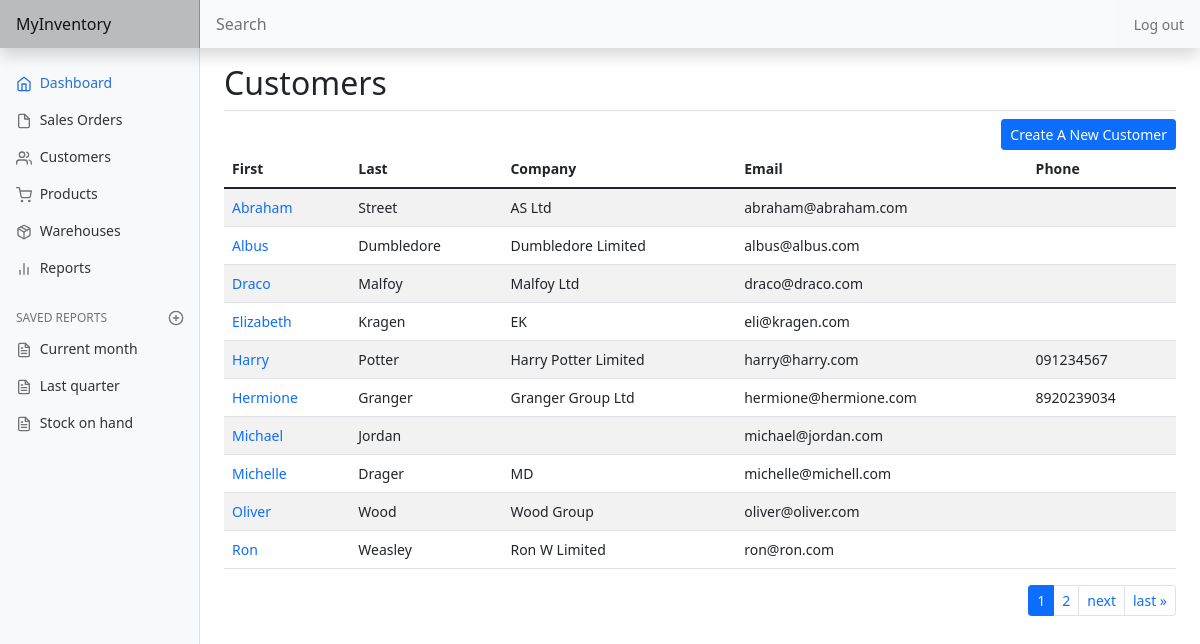
The page /customer/list (signed in) on the database its author committed.
### inventory/models.py (models this page shows, shortened)
class Customer(models.Model):
    user = models.ForeignKey(User, on_delete=CASCADE, related_name="customers")
    first_name = models.CharField(max_length=50)
    last_name = models.CharField(max_length=50)
    company = models.CharField(blank=True, max_length=100)
    email = models.EmailField()
    phone = models.CharField(blank=True, max_length=20)
    note = models.CharField(blank=True, max_length=256)
    billing_street = models.CharField(blank=True, max_length=128)
    billing_suburb = models.CharField(blank=True, max_length=64)
    billing_city = models.CharField(blank=True, max_length=64)
    billing_postcode = models.CharField(blank=True, max_length=8)
    billing_country = models.CharField(blank=True, max_length=64)
    shipping_street = models.CharField(blank=True, max_length=128)
    shipping_suburb = models.CharField(blank=True, max_length=64)
    shipping_city = models.CharField(blank=True, max_length=64)
    shipping_postcode = models.CharField(blank=True, max_length=6)
    shipping_country = models.CharField(blank=True, max_length=64)
    timestamp = models.DateTimeField(auto_now_add=True)

### inventory/views.py (the view)
# urls.py: path('customer/list', views.list_customer, name="list_customer"),
@login_required
def list_customer(request):
    if not request.user.is_authenticated:
        return JsonResponse(status=404)
    customers = Customer.objects.filter(
        user=request.user).order_by('first_name')
    return render(request, "inventory/customer_list.html", {
        "page_obj": paginate_items(request, customers)
    })

### inventory/util.py (called while the page is built)
def paginate_items(request, items):
    paginator = Paginator(items, ITEMS_PER_PAGE)
    page_number = request.GET.get('page')
    page_obj = paginator.get_page(page_number)
    return page_obj

### inventory/templates/inventory/customer_list.html (shortened to what this page needs)
{% extends 'inventory/layout.html' %}
{% block body %}
    <h2>Customers</h2>
    <div class="d-flex justify-content-end border-top pt-2">
        <a class="btn btn-sm btn-primary" href="{% url 'create_customer' %}">Create A New Customer</a>
    </div>
    {% if not page_obj.object_list %}
        <span class="pagination">No customers.</span>
    {% else %}
        <div class="table-responsive-md">
            <table class="table table-striped table-hover">
                <thead>
                    <tr class="table-striped">
                        <th scope="col">First</th>
                        <th scope="col">Last</th>
                        <th scope="col">Company</th>
                        <th scope="col">Email</th>
                        <th scope="col">Phone</th>
                    </tr>
                </thead>
                <tbody>
                    {% for customer in page_obj %}
                        <tr class="table-striped">
                            <td><a class="edit-link" href="{% url 'edit_customer' customer.id %}">{{ customer.first_name }}</a></td>
                            <td>{{ customer.last_name }}</td>
                            <td>{{ customer.company }}</td>
                            <td>{{ customer.email }}</td>
                            <td>{{ customer.phone }}</td>
                        </tr>
                    {% endfor %}
                </tbody>
            </table>
        </div>
        {% include 'inventory/pagination.html' %}
    {% endif %}
{% endblock %}

### inventory/static/inventory/dashboard.css (style rules this page uses)
body { font-size: .875rem; }

### inventory/static/inventory/style.css (style rules this page uses)
.edit-link { text-decoration: none; }

### rows shown on the page
Customer: first_name "Abraham", last_name "Street", company "AS Ltd", email "abraham@abraham.com"
Customer: first_name "Albus", last_name "Dumbledore", company "Dumbledore Limited", email "albus@albus.com"
Customer: first_name "Draco", last_name "Malfoy", company "Malfoy Ltd", email "draco@draco.com"
Customer: first_name "Elizabeth", last_name "Kragen", company "EK", email "eli@kragen.com"
Customer: first_name "Harry", last_name "Potter", company "Harry Potter Limited", email "harry@harry.com", phone "091234567"
Customer: first_name "Hermione", last_name "Granger", company "Granger Group Ltd", email "hermione@hermione.com", phone "8920239034"
Customer: first_name "Michael", last_name "Jordan", email "michael@jordan.com"
Customer: first_name "Michelle", last_name "Drager", company "MD", email "michelle@michell.com"
Customer: first_name "Oliver", last_name "Wood", company "Wood Group", email "oliver@oliver.com"
Customer: first_name "Ron", last_name "Weasley", company "Ron W Limited", email "ron@ron.com"

### other values the page prints
{{ i }} "1"
{{ i }} "2"
